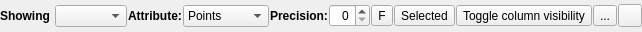
<?xml version="1.0" encoding="UTF-8"?>
<ui version="4.0">
 <class>pqSpreadSheetViewDecorator</class>
 <widget class="QWidget" name="pqSpreadSheetViewDecorator">
  <property name="geometry">
   <rect>
    <x>0</x>
    <y>0</y>
    <width>627</width>
    <height>32</height>
   </rect>
  </property>
  <property name="windowTitle">
   <string>Form</string>
  </property>
  <layout class="QHBoxLayout">
   <property name="spacing">
    <number>1</number>
   </property>
   <property name="margin">
    <number>0</number>
   </property>
   <item>
    <widget class="QLabel" name="label">
     <property name="text">
      <string>&lt;b&gt;Showing  &lt;/b&gt;</string>
     </property>
    </widget>
   </item>
   <item>
    <widget class="pqOutputPortComboBox" name="Source">
     <property name="sizeAdjustPolicy">
      <enum>QComboBox::AdjustToContents</enum>
     </property>
    </widget>
   </item>
   <item>
    <widget class="QLabel" name="label_2">
     <property name="text">
      <string>&lt;b&gt;   Attribute:&lt;/b&gt;</string>
     </property>
    </widget>
   </item>
   <item>
    <widget class="QComboBox" name="Attribute">
     <property name="sizeAdjustPolicy">
      <enum>QComboBox::AdjustToContents</enum>
     </property>
     <item>
      <property name="text">
       <string>Points</string>
      </property>
     </item>
     <item>
      <property name="text">
       <string>Cells</string>
      </property>
     </item>
     <item>
      <property name="text">
       <string>Field Data</string>
      </property>
     </item>
     <item>
      <property name="text">
       <string>Vertices</string>
      </property>
     </item>
     <item>
      <property name="text">
       <string>Edges</string>
      </property>
     </item>
     <item>
      <property name="text">
       <string>Rows</string>
      </property>
     </item>
    </widget>
   </item>
   <item>
    <widget class="QLabel" name="label_Precision">
     <property name="font">
      <font>
       <weight>75</weight>
       <bold>true</bold>
      </font>
     </property>
     <property name="text">
      <string>Precision:</string>
     </property>
    </widget>
   </item>
   <item>
    <widget class="QSpinBox" name="spinBoxPrecision">
     <property name="alignment">
      <set>Qt::AlignRight|Qt::AlignTrailing|Qt::AlignVCenter</set>
     </property>
     <property name="maximum">
      <number>32</number>
     </property>
    </widget>
   </item>
   <item>
    <widget class="QToolButton" name="ToggleFixed">
     <property name="toolTip">
      <string>Switches between scientific and fixed-point representation</string>
     </property>
     <property name="statusTip">
      <string>Toggle fixed-point representation (always show #Precision digits)</string>
     </property>
     <property name="whatsThis">
      <string>Toggle fixed-point representation (always show #Precision digits)</string>
     </property>
     <property name="text">
      <string>F</string>
     </property>
     <property name="checkable">
      <bool>true</bool>
     </property>
    </widget>
   </item>
   <item>
    <widget class="QToolButton" name="SelectionOnly">
     <property name="toolTip">
      <string>Show only selected elements.</string>
     </property>
     <property name="statusTip">
      <string>Show only selected elements.</string>
     </property>
     <property name="whatsThis">
      <string>Show only selected elements.</string>
     </property>
     <property name="text">
      <string>Selected</string>
     </property>
     <property name="icon">
      <iconset resource="../pqComponents.qrc">
       <normaloff>:/pqWidgets/Icons/pqSelect16.png</normaloff>:/pqWidgets/Icons/pqSelect16.png</iconset>
     </property>
     <property name="checkable">
      <bool>true</bool>
     </property>
     <property name="toolButtonStyle">
      <enum>Qt::ToolButtonIconOnly</enum>
     </property>
    </widget>
   </item>
   <item>
    <widget class="QToolButton" name="ToggleColumnVisibility">
     <property name="toolTip">
      <string>Toggle column visibility</string>
     </property>
     <property name="statusTip">
      <string>Toggle column visibility</string>
     </property>
     <property name="whatsThis">
      <string>Toggle column visibility</string>
     </property>
     <property name="text">
      <string>Toggle column visibility</string>
     </property>
     <property name="icon">
      <iconset resource="../pqComponents.qrc">
       <normaloff>:/pqWidgets/Icons/pqRectilinearGrid16.png</normaloff>:/pqWidgets/Icons/pqRectilinearGrid16.png</iconset>
     </property>
    </widget>
   </item>
   <item>
    <widget class="QToolButton" name="ToggleCellConnectivity">
     <property name="toolTip">
      <string>Toggle cell connectivity visibility</string>
     </property>
     <property name="text">
      <string>...</string>
     </property>
     <property name="icon">
      <iconset resource="../pqComponents.qrc">
       <normaloff>:/pqWidgets/Icons/pqProgrammableFilter24.png</normaloff>:/pqWidgets/Icons/pqProgrammableFilter24.png</iconset>
     </property>
     <property name="checkable">
      <bool>true</bool>
     </property>
    </widget>
   </item>
   <item>
    <widget class="QToolButton" name="ExportSpreadsheet"/>
   </item>
   <item>
    <spacer>
     <property name="orientation">
      <enum>Qt::Horizontal</enum>
     </property>
     <property name="sizeHint" stdset="0">
      <size>
       <width>58</width>
       <height>23</height>
      </size>
     </property>
    </spacer>
   </item>
  </layout>
  <action name="actionExport">
   <property name="toolTip">
    <string>Export Spreadsheet</string>
   </property>
   <property name="icon">
    <iconset resource="../pqComponents.qrc">
     <normaloff>:/pqWidgets/Icons/pqSaveTable32.png</normaloff>:/pqWidgets/Icons/pqSaveTable32.png</iconset>
   </property>
  </action>
 </widget>
 <customwidgets>
  <customwidget>
   <class>pqOutputPortComboBox</class>
   <extends>QComboBox</extends>
   <header>pqOutputPortComboBox.h</header>
  </customwidget>
 </customwidgets>
 <resources>
  <include location="../pqComponents.qrc"/>
 </resources>
 <connections/>
</ui>
